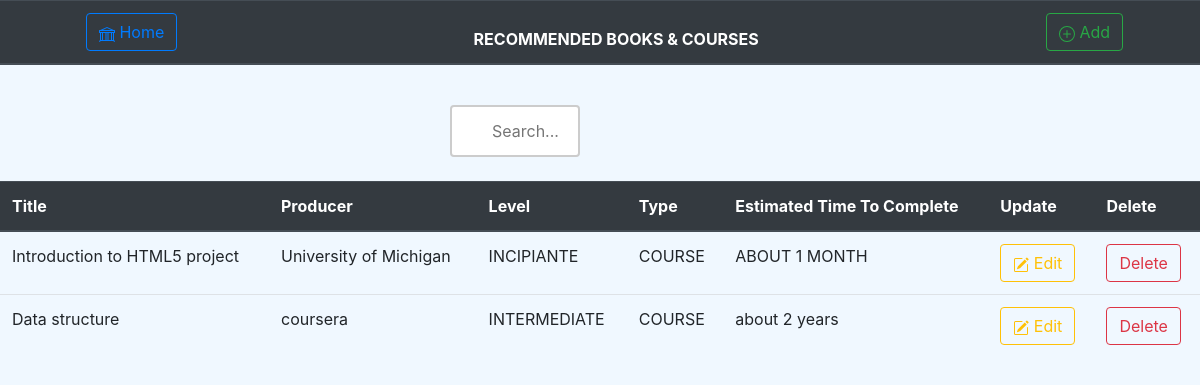
Screenshot of /booksandcourses/ with the database file from the repository.
### Blog/models.py (models this page shows)
class BookOrCourse(models.Model):
    RECOMMENDED_TYPES = (
        ('COURSE', 'Course'),
        ('BOOK', 'Book'),
    )
    Level_Types = (
        ('ADVANCED', 'Advanced'),
        ('INTERMEDIATE', 'Intermediate'),
        ('INCIPIANTE', 'Incipiante'),
    )
    title = models.CharField(max_length=255, null=True, blank=True)  #
    producername = models.CharField(max_length=255, null=True, blank=True)  #
    level = models.CharField(max_length=50, null=True, choices=Level_Types)  #
    rec_type = models.CharField(max_length=50, null=True, choices=RECOMMENDED_TYPES)  #
    estimatedtimetocomplete = models.CharField(max_length=255, null=True, blank=True)

### Blog/views.py (the view)
# urls.py: path('booksandcourses/' , views.rec_list, name='rec_list'),
def rec_list(request) :
    try :
        myobjects = BookOrCourse.objects.all()
    except BookOrCourse.DoesNotExist:
        myobjects = None
    return render(request , 'Books.html' , {'key' : myobjects})

### Blog/templates/Books.html (shortened to what this page needs)
<!DOCTYPE html>
<html>
<head>
    <link rel="stylesheet" href="https://cdnjs.cloudflare.com/ajax/libs/font-awesome/4.7.0/css/font-awesome.min.css">
    <link rel="stylesheet" href="https://cdn.jsdelivr.net/npm/bootstrap@4.5.3/dist/css/bootstrap.min.css">
</head>
<body>
    <table class="table table-dark table-striped" >
        <thead>
            <tr style="text-align : center;">
                <th>
                    <a class="btn btn-outline-primary" href="{% url 'first_page' %}">
                    Home</a>
                </th>
                <th>
                    RECOMMENDED BOOKS & COURSES
                </th>
                <th>
                    <a class="btn btn-outline-success" href="{% url 'rec_create' %}">
                        Add</a>
                    </th>
                </tr>
            </thead>
        </table>
        <br>
        <div class="col-75">
            <form   action="{% url 'search_results' %}" method="GET" style="margin:auto;max-width:300px">
                <input name="q" type="text" placeholder="Search....">
            </form>
        </div>
        <br>
    <div class="row">
    {% if key %}
        <div class="col-12" style="overflow-x: scroll">
            <table class="table" >
            <thead class="thead-dark">
                <tr>
                    <th scope="col">Title</th>
                    <th scope="col">Producer</th>
                    <th scope="col">Level</th>
                    <th scope="col">Type</th>
                    <th scope="col">Estimated Time To Complete</th>
                    <th scope="col">Update</th>
                    <th scope="col">Delete</th>
                </tr>
            </thead>
            <tbody>
                {% for i in key %}
                <tr>
                    <td>{{i.title}}</td>
                    <td>{{i.producername}}</td>
                    <td>{{i.level}}</td>
                    <td>{{i.rec_type}}</td>
                    <td>{{i.estimatedtimetocomplete}}</td>
                    <td>
                        <a class="btn btn-outline-warning" href="{% url 'rec_update' i.id %}">
                            Edit</a>
                    </td>
                    <td>
                        <form action="{% url 'rec_delete' i.id %}" method="POST" class="d-inline">
                            <input type="submit" class="btn btn-outline-danger" value="Delete"></input>
                        </form>
                    </td>
                </tr>
                {% endfor %}
            </tbody>
        </table>
    </div>
    {% endif %}
    </div>
</body>
</html>

### Blog/templates/Books.html (style rules this page uses)
body { background-color:#F0F8FF; }
* { box-sizing: border-box; }
input[type=text] { width: 130px; box-sizing: border-box; border: 2px solid #ccc; border-radius: 4px; font-size: 16px; background-color: white; background-image: url('https://img.icons8.com/material-outlined/24/000000/search-more.png'); background-position: 10px 10px; background-repeat: no-repeat; padding: 12px 20px 12px 40px; transition: width 0.4s ease-in-out; }

### rows the page displays
BookOrCourse: title "Introduction to HTML5 project", producername "University of Michigan", level "INCIPIANTE", rec_type "COURSE", estimatedtimetocomplete "ABOUT 1 MONTH"
BookOrCourse: title "Data structure", producername "coursera", level "INTERMEDIATE", rec_type "COURSE", estimatedtimetocomplete "about 2 years"
